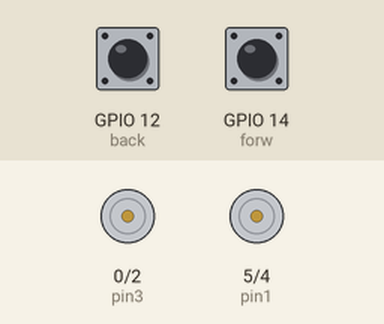
Bench run of a program on a simulated ESP8266 board running MicroPython. Parts: motor-driver pin pairs drawn as motors (green arrow = first pin HIGH = forward, orange = second pin HIGH = backward, longer = more drive). The test bench sets the inputs (shaded band); at power-on: GPIO 12 (back) HIGH, GPIO 14 (forw) HIGH. What the program prints to the serial console is not drawn.

Above: at 1.2 s.
1.3 s: GPIO 12 (back) pulled LOW for 0.15 s
At 1.39 s:
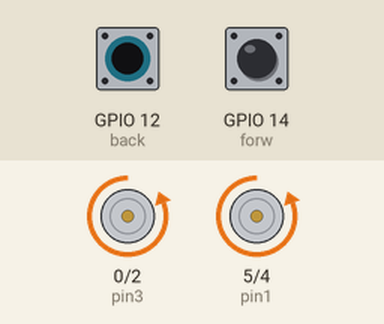
2.9 s: GPIO 14 (forw) pulled LOW for 0.15 s
At 2.99 s:
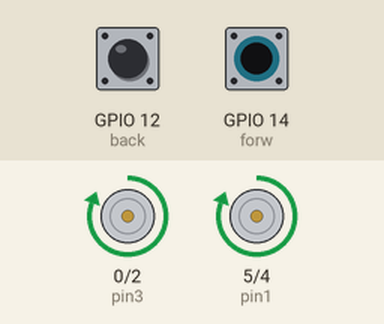
4.5 s: GPIO 14 (forw) pulled LOW for 3.2 s
At 8.9 s:
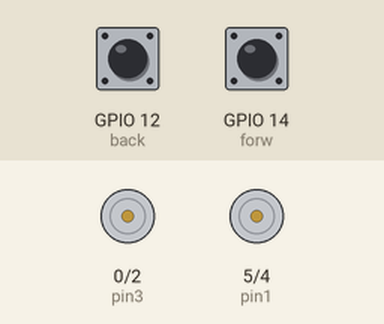
9.2 s: GPIO 12 (back) pulled LOW for 3.2 s
At 10.0 s:
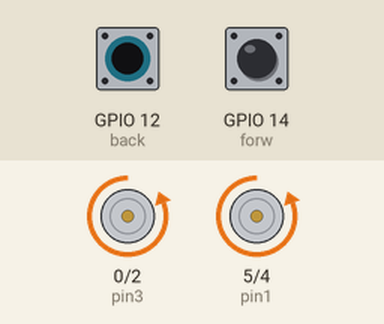
Timing chart, 0 to 13.9 s (numbered marks = the images above; inputs shaded):
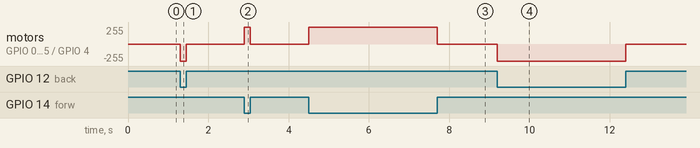

The program:

motor.py
```python
from machine import Pin, PWM

pin1 = Pin(5, Pin.OUT)
pin2 = Pin(4, Pin.OUT)
pin3 = Pin(0, Pin.OUT)
pin4 = Pin(2, Pin.OUT)

forw = Pin(14, Pin.IN, Pin.PULL_UP)
back = Pin(12, Pin.IN, Pin.PULL_UP)

def go(a, b):
    if a < 0:
        pin1.low()
        pin2.high()
    elif a > 0:
        pin1.high()
        pin2.low()
    else:
        pin1.low()
        pin2.low()

    if b < 0:
        pin3.low()
        pin4.high()
    elif b > 0:
        pin3.high()
        pin4.low()
    else:
        pin3.low()
        pin4.low()
    print(pin1.value(), pin2.value())
    print(pin3.value(), pin4.value())

while True:
    if not forw.value():
        go(1, 1)
    elif not back.value():
        go(-1, -1)
    else:
        go(0, 0)
```

Measured:
- after the input at 1.3 s, motor on GPIO 0 (pin3) / GPIO 2 (pin4), motor on GPIO 5 (pin1) / GPIO 4 (pin2): stopped → backward 255/255 at once, → stopped 0.15 s later
- after the input at 2.9 s, motor on GPIO 0 (pin3) / GPIO 2 (pin4), motor on GPIO 5 (pin1) / GPIO 4 (pin2): stopped → forward 255/255 at once, → stopped 0.15 s later
- after the input at 4.5 s, motor on GPIO 0 (pin3) / GPIO 2 (pin4), motor on GPIO 5 (pin1) / GPIO 4 (pin2): stopped → forward 255/255 at once, → stopped 3.2 s later
- after the input at 9.2 s, motor on GPIO 0 (pin3) / GPIO 2 (pin4), motor on GPIO 5 (pin1) / GPIO 4 (pin2): stopped → backward 255/255 at once, → stopped 3.2 s later
